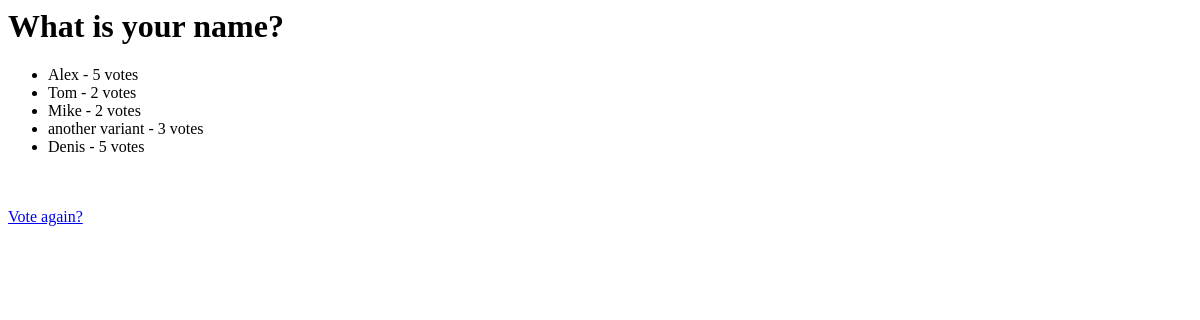
The page /polls/6/results/ on the database as committed earlier.
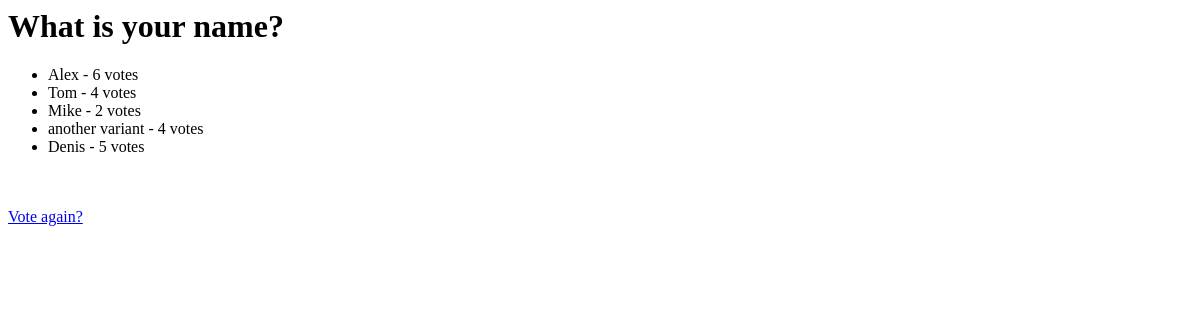
The same page on the database as committed later.
### polls/models.py (models this page shows, shortened)
class Choice(models.Model):
    question = models.ForeignKey(Question)
    choice_text=models.CharField(max_length=200)
    votes = models.IntegerField(default=0)

### polls/views.py (the view)
# urls.py: url(r'^(?P<pk>\d+)/results/$', views.ResultsView.as_view(),
class ResultsView(generic.DetailView):
    model = Question
    template_name = 'polls/results.html'
    def get_queryset(self):
        return Question.objects.filter(pub_date__lte=timezone.now())

### polls/templates/polls/results.html (shortened to what this page needs)
<h1>{{question.question_text}}</h1>
<ul>
{% for choice in question.choice_set.all %}
    <li>{{choice.choice_text }} - {{choice.votes}} vote{{choice.votes|pluralize}}
    </li>
{%endfor%}
</ul>
<a href="{% url 'polls:detail' question.id%}">Vote again?</a>

Rows that differ between the two databases and show on the page:
changed Choice "Alex": votes "5" → "6"
changed Choice "Tom": votes "2" → "4"
changed Choice "another variant": votes "3" → "4"
